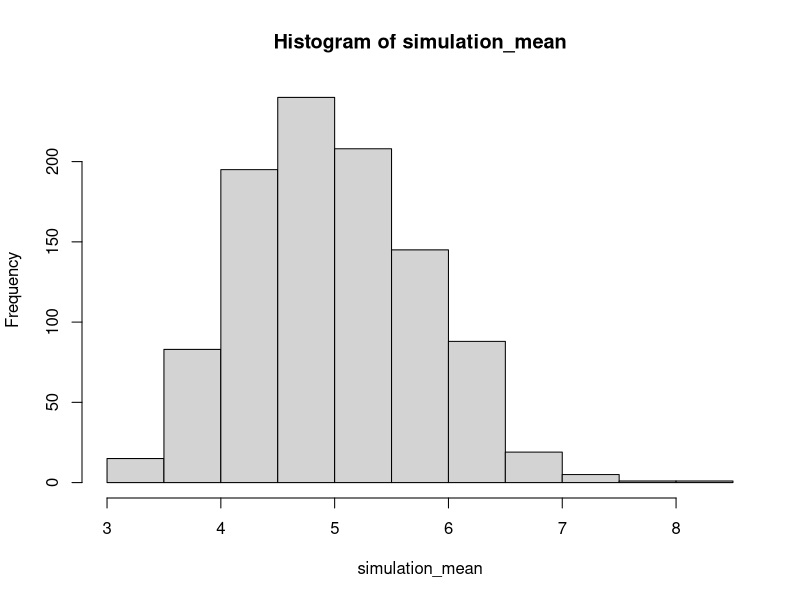
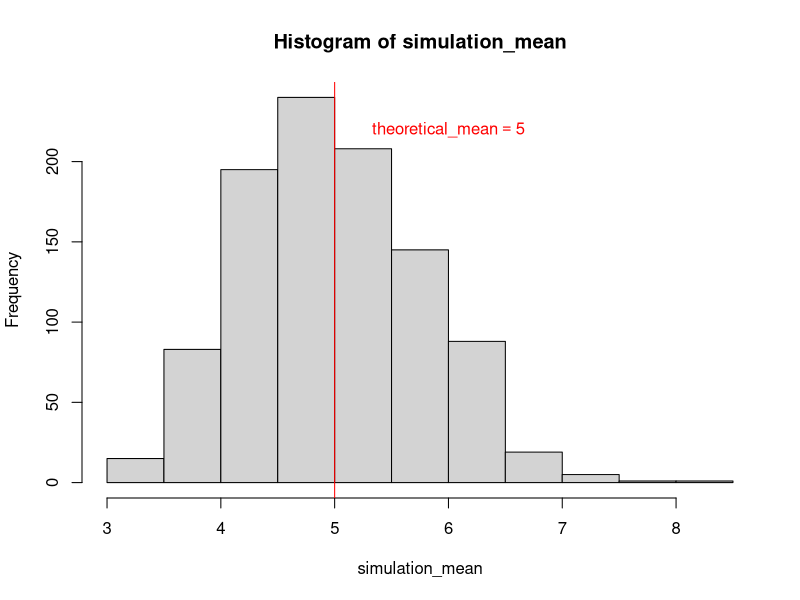
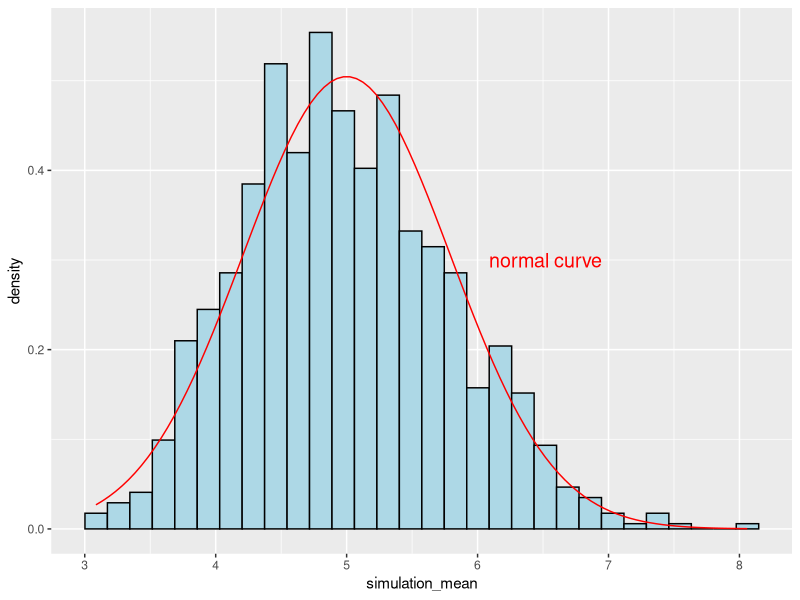

Write R code to recreate these figures, in order.
## ---- chunk 1
set.seed(1)

lambda <- 0.2
n <- 40
times <- 1000

simulations <- matrix(rexp(n*times, rate = lambda), times)
simulation_mean <- apply(simulations, 1, mean)

hist(simulation_mean)
## ---- chunk 2
theoretical_mean <- 1/lambda

hist(simulation_mean)
abline(v = theoretical_mean, col = "red")
text(6, 220, expression("theoretical_mean"  == 5), col = "red")

## ---- chunk 3
theoretical_var <- (1/lambda)^2/n;
theoretical_sd <- 1/lambda/sqrt(n);

simulation_sd <- sd(simulation_mean)

print(paste("Theoretical variance = ", theoretical_var))
print (paste("Simulation Variance = ",round(var(simulation_mean), 3)))
print (paste("Theoretical standard deviation = ", round(theoretical_sd, 3)))   
print (paste("Simulation standard deviation = ",round(simulation_sd, 3)))       
      
## ---- chunk 4
library(ggplot2)

df <- data.frame(simulation_mean)

ggplot(df, aes(x = simulation_mean))+
geom_histogram(aes(y=..density..), colour="black", fill = "lightblue")+
stat_function(fun = dnorm, args = list(mean = theoretical_mean, sd = theoretical_sd),
              colour = "red")+
annotate("text", label = " normal curve", x = 6.5, y = 0.3,
         size = 5, colour = "red")
## ---- chunk 5
simulation_CI <- round (mean(simulation_mean) + c(-1,1)*1.96*simulation_sd/sqrt(times),3)
theoretical_CI <- theoretical_mean + c(-1,1) * 1.96 * sqrt(theoretical_var)/sqrt(n)
